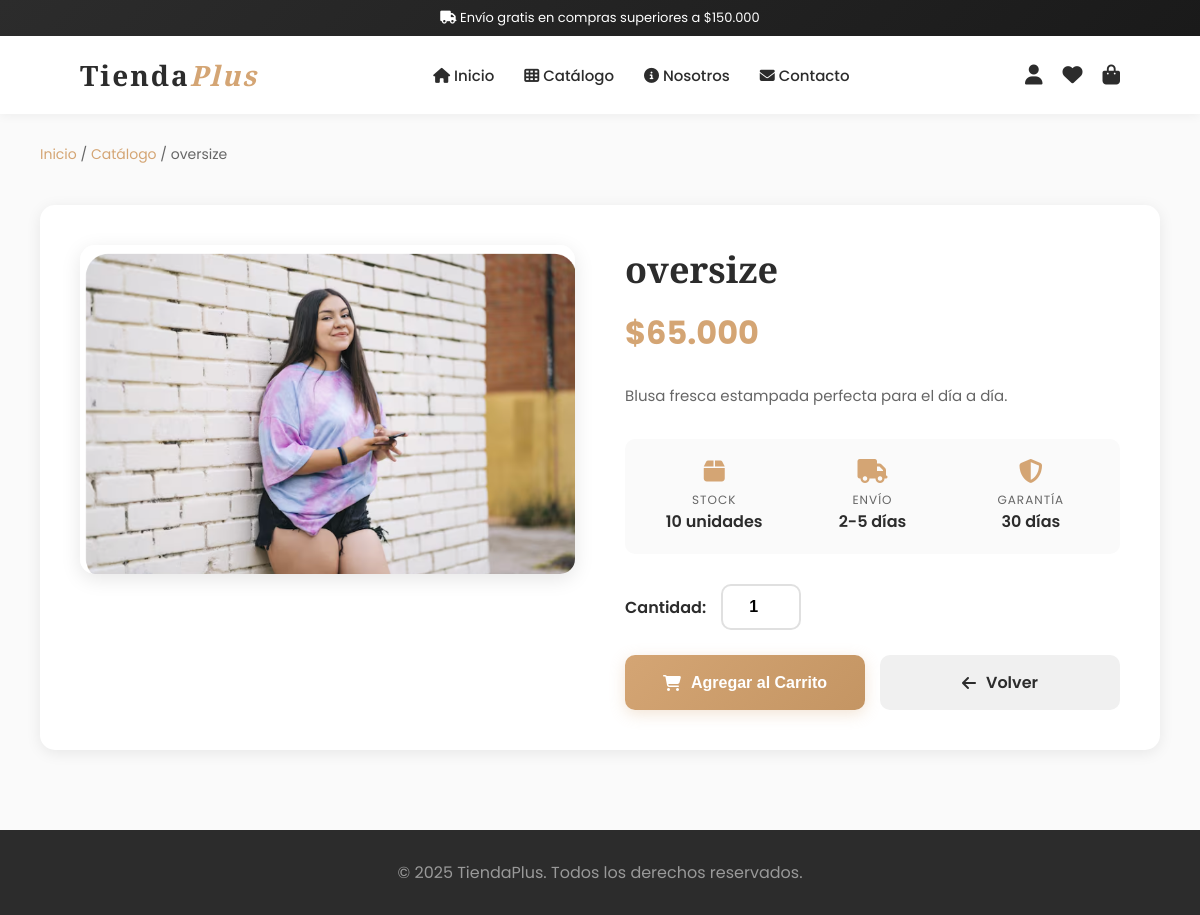
Page /detalle_producto.php?id=1 on the committed database.
### tables this page shows
CREATE TABLE `productos` (
  `id` int(11) NOT NULL,
  `nombre` varchar(200) NOT NULL,
  `descripcion` text DEFAULT NULL,
  `precio` decimal(10,2) NOT NULL,
  `categoria_id` int(11) DEFAULT NULL,
  `imagen` varchar(255) DEFAULT NULL,
  `destacado` tinyint(1) DEFAULT 0,
  `stock` int(11) NOT NULL DEFAULT 10,
  `tallas` varchar(100) DEFAULT NULL COMMENT 'Tallas disponibles separadas por comas (ej: S,M,L,XL)'
);

### web/detalle_producto.php (the view, shortened to what this page needs)
<?php
include_once("../backend/conexion.php");
$id = intval($_GET['id']);
$result = $conn->query("SELECT * FROM productos WHERE id = $id");
$producto = $result->fetch_assoc();
?>
<!DOCTYPE html>
<html lang="es">
<head>
    <link rel="stylesheet" href="https://cdnjs.cloudflare.com/ajax/libs/font-awesome/6.4.0/css/all.min.css">
</head>
<body>
    <header>
        <div class="header-top">
            <span><i class="fas fa-truck"></i> Envío gratis en compras superiores a $150.000</span>
        </div>
        <div class="header-main">
            <a href="index.php" class="logo">
                Tienda<span>Plus</span>
            </a>
            <nav>
                <a href="index.php"><i class="fas fa-home"></i> Inicio</a>
                <a href="catalogo.php"><i class="fas fa-th"></i> Catálogo</a>
                <a href="nosotros.php"><i class="fas fa-info-circle"></i> Nosotros</a>
                <a href="contactanos.php"><i class="fas fa-envelope"></i> Contacto</a>
            </nav>
            <div class="header-icons">
                <a href="login.php" title="Mi cuenta"><i class="fas fa-user"></i></a>
                <a href="resenas.php" title="Favoritos"><i class="fas fa-heart"></i></a>
                <a href="carrito.php" title="Carrito"><i class="fas fa-shopping-bag"></i></a>
            </div>
        </div>
    </header>
    <div class="breadcrumb">
        <a href="index.php">Inicio</a> / <a href="catalogo.php">Catálogo</a> /
        <?= htmlspecialchars($producto['nombre']) ?>
    </div>
    <div class="product-container">
        <div class="product-detail">
            <div class="product-image">
                <img src="img/<?= htmlspecialchars($producto['imagen']) ?>"
                    alt="<?= htmlspecialchars($producto['nombre']) ?>">
            </div>
            <div class="product-info">
                <h1><?= htmlspecialchars($producto['nombre']) ?></h1>
                <div class="product-price">
                    $<?= number_format($producto['precio'], 0, ',', '.') ?>
                </div>
                <div class="product-description">
                    <?= nl2br(htmlspecialchars($producto['descripcion'])) ?>
                </div>
                <div class="product-meta">
                    <div class="meta-item">
                        <i class="fas fa-box"></i>
                        <div class="label">Stock</div>
                        <div class="value"><?= $producto['stock'] ?> unidades</div>
                    </div>
                    <div class="meta-item">
                        <i class="fas fa-truck"></i>
                        <div class="label">Envío</div>
                        <div class="value">2-5 días</div>
                    </div>
                    <div class="meta-item">
                        <i class="fas fa-shield-alt"></i>
                        <div class="label">Garantía</div>
                        <div class="value">30 días</div>
                    </div>
                </div>
                <div class="quantity-selector">
                    <label for="cantidad">Cantidad:</label>
                    <input type="number" id="cantidad" name="cantidad" value="1" min="1"
                        max="<?= $producto['stock'] ?>">
                </div>
                <div class="product-actions">
                    <button type="button" class="btn btn-primary"
                        onclick="agregarAlCarritoDetalle(<?= $producto['id'] ?>, '<?= htmlspecialchars($producto['nombre'], ENT_QUOTES) ?>', '<?= htmlspecialchars($producto['tallas'] ?? '', ENT_QUOTES) ?>')">
                        <i class="fas fa-shopping-cart"></i> Agregar al Carrito
                    </button>
                    <a href="catalogo.php" class="btn btn-secondary">
                        <i class="fas fa-arrow-left"></i> Volver
                    </a>
                </div>
            </div>
        </div>
    </div>
    <footer>
        <p>© 2025 TiendaPlus. Todos los derechos reservados.</p>
    </footer>
</body>
</html>

### web/detalle_producto.php (style rules this page uses)
* { margin: 0; padding: 0; box-sizing: border-box; }
body { font-family: 'Poppins', sans-serif; background-color: #fafafa; color: #2c2c2c; }
header { background: #ffffff; box-shadow: 0 2px 10px rgba(0, 0, 0, 0.05); position: sticky; top: 0; z-index: 1000; }
.header-top { background: linear-gradient(135deg, #2c2c2c 0%, #1a1a1a 100%); color: #ffffff; padding: 8px 0; font-size: 13px; text-align: center; }
.header-main { display: flex; justify-content: space-between; align-items: center; padding: 20px 80px; max-width: 1400px; margin: 0 auto; }
.logo { font-family: 'Playfair Display', serif; font-size: 28px; font-weight: 700; color: #2c2c2c; letter-spacing: 2px; text-decoration: none; }
.logo span { color: #d4a574; font-style: italic; }
nav { display: flex; gap: 30px; }
nav a { text-decoration: none; color: #2c2c2c; font-weight: 500; font-size: 15px; transition: color 0.3s; }
.header-icons { display: flex; gap: 20px; font-size: 20px; }
.header-icons a { color: #2c2c2c; transition: color 0.3s; }
.breadcrumb { max-width: 1200px; margin: 30px auto 0; padding: 0 40px; font-size: 14px; color: #666; }
.breadcrumb a { color: #d4a574; text-decoration: none; }
.product-container { max-width: 1200px; margin: 40px auto; padding: 0 40px; }
.product-detail { background: white; border-radius: 15px; padding: 40px; box-shadow: 0 3px 15px rgba(0, 0, 0, 0.08); display: grid; grid-template-columns: 1fr 1fr; gap: 50px; }
.product-image { position: relative; }
.product-image img { width: 100%; border-radius: 15px; box-shadow: 0 5px 20px rgba(0, 0, 0, 0.1); }
.product-info h1 { font-family: 'Playfair Display', serif; font-size: 36px; color: #2c2c2c; margin-bottom: 15px; }
.product-price { font-size: 32px; font-weight: 700; color: #d4a574; margin-bottom: 25px; }
.product-description { color: #666; line-height: 1.8; margin-bottom: 30px; font-size: 15px; }
.product-meta { display: flex; gap: 20px; margin-bottom: 30px; padding: 20px; background: #fafafa; border-radius: 10px; }
.meta-item { flex: 1; text-align: center; }
.meta-item i { font-size: 24px; color: #d4a574; margin-bottom: 8px; }
.meta-item .label { font-size: 12px; color: #666; text-transform: uppercase; letter-spacing: 1px; }
.meta-item .value { font-size: 16px; font-weight: 600; color: #2c2c2c; }
.quantity-selector { display: flex; align-items: center; gap: 15px; margin-bottom: 25px; }
.quantity-selector label { font-weight: 600; color: #2c2c2c; }
.quantity-selector input { width: 80px; padding: 12px; border: 2px solid #e0e0e0; border-radius: 10px; text-align: center; font-size: 16px; font-weight: 600; }
.product-actions { display: flex; gap: 15px; }
.btn { flex: 1; padding: 15px 30px; border-radius: 10px; font-weight: 600; font-size: 16px; text-align: center; text-decoration: none; transition: all 0.3s; display: flex; align-items: center; justify-content: center; gap: 10px; border: none; cursor: pointer; }
.btn-primary { background: linear-gradient(135deg, #d4a574 0%, #c49563 100%); color: white; box-shadow: 0 4px 15px rgba(212, 165, 116, 0.3); }
.btn-secondary { background: #f0f0f0; color: #2c2c2c; }
footer { background: #2c2c2c; color: #ffffff; text-align: center; padding: 30px; margin-top: 80px; }
footer p { margin: 0; color: #999; }

### rows in the picture
productos: nombre "oversize", imagen (picture), precio "65.000", descripcion "Blusa fresca estampada perfecta para el día a día.", stock "10"
